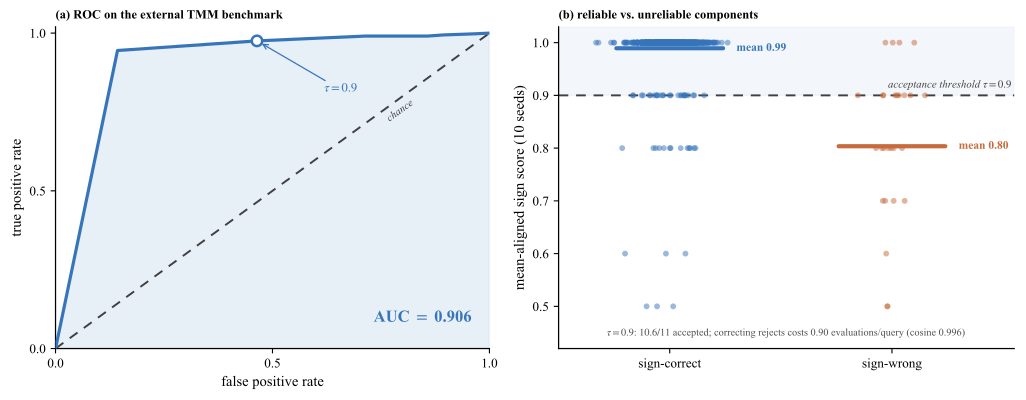

Recreate this plot in Python.
# -*- coding: utf-8 -*-
# fig_extbench (2 panels) for the thin-film transfer-matrix (TMM) benchmark.
# (a) ROC of the sign-agreement gate predicting whether each surrogate gradient component
#     is sign-correct against the TMM gradient, pooled over query points.
# (b) sign-agreement separated by sign-correct vs sign-wrong components, with the trust threshold.
import os
os.environ['KMP_DUPLICATE_LIB_OK'] = 'TRUE'
import numpy as np
import matplotlib as mpl; mpl.use('Agg')
import matplotlib.pyplot as plt
from matplotlib.transforms import offset_copy
from sklearn.metrics import roc_curve, roc_auc_score
mpl.rcParams.update({'font.family': 'serif', 'font.serif': ['Times New Roman'], 'mathtext.fontset': 'stix',
    'pdf.fonttype': 42, 'ps.fonttype': 42, 'axes.spines.top': False, 'axes.spines.right': False,
    'axes.labelsize': 10.5, 'xtick.labelsize': 9.5, 'ytick.labelsize': 9.5, 'legend.fontsize': 8.5, 'axes.linewidth': 0.9})
DIR = os.path.dirname(os.path.abspath(__file__)); GRN = '#3775BA'; ACC = '#C76B3C'; SIG = '#3775BA'; NEU = '#4D4D4D'
REF = '#404040'; REF_DASH = (0, (5, 4)); REF_LW = 1.4  # unified reference/guide-line style (chance + threshold)
d = np.load(os.path.join(DIR, 'extbench_tmm.npz'))

# Recompute the operational, mean-aligned sign score used in the revised paper.
# The frozen extbench archive stores the earlier modal-vote score; the rebuilt
# member-gradient archive makes the three modal/mean mismatches auditable.
member_candidates = [
    os.path.join(DIR, 'external_members_tmm_easy.npz'),
    os.path.join(DIR, '..', 'external_members_tmm_easy.npz'),
    os.path.join(DIR, '..', '..', 'reproducibility_update',
                 'external_members_tmm_easy.npz'),
]
member_path = next((p for p in member_candidates if os.path.exists(p)), None)
if member_path is None:
    raise FileNotFoundError('external_members_tmm_easy.npz is required')
dm = np.load(member_path)
g_members = dm['member_gradients']
g_mean = g_members.mean(axis=1)
g_ref = dm['reference_gradients']
sa = (np.sign(g_members) == np.sign(g_mean)[:, None, :]).mean(axis=1).ravel()
corr = (np.sign(g_mean) == np.sign(g_ref)).astype(int).ravel()

auc = float(roc_auc_score(corr, sa)); tau = float(d['tau'])
ntr = float(d['n_trust_mean']); K = int(d['K']); cos_ad = float(d['cos_ad'])

fig, (a, b) = plt.subplots(1, 2, figsize=(10.4, 4.1), gridspec_kw={'width_ratios': [1.0, 1.05]})

# (a) ROC -- shaded area shows the AUC; the operating point sits at the trust threshold tau
fpr, tpr, thr = roc_curve(corr, sa)
a.fill_between(fpr, tpr, color=SIG, alpha=0.12, zorder=1)
a.plot(fpr, tpr, '-', color=SIG, lw=2.3, zorder=3, solid_capstyle='round')
a.plot([0, 1], [0, 1], color=REF, ls=REF_DASH, lw=REF_LW, zorder=2)
j = int(np.argmin(np.abs(thr - tau)))
a.plot(fpr[j], tpr[j], 'o', ms=7.5, mfc='white', mec=SIG, mew=1.8, zorder=4)
a.annotate(rf'$\tau={tau}$', xy=(fpr[j], tpr[j]),
           xytext=(fpr[j] + 0.155, tpr[j] - 0.155),
           fontsize=9.0, color=SIG, va='center', ha='left',
           arrowprops=dict(arrowstyle='->', color=SIG, lw=0.9,
                           shrinkA=1, shrinkB=4))
a.text(0.96, 0.07, f'AUC $=$ {auc:.3f}', ha='right', va='bottom', fontsize=12,
       color=SIG, fontweight='bold')
a.set_xlabel('false positive rate'); a.set_ylabel('true positive rate')
a.set_xlim(0, 1); a.set_ylim(0, 1.02)
a.set_xticks([0, 0.5, 1]); a.set_yticks([0, 0.5, 1])
a.set_title('(a) ROC on the external TMM benchmark',
            loc='left', fontsize=9.0, fontweight='bold')

# (b) separation -- trusted band, jittered points, and a coloured mean line per group
b.axhspan(tau, 1.03, color=GRN, alpha=0.06, zorder=0)
b.axhline(tau, color=REF, ls=REF_DASH, lw=REF_LW, zorder=2)
# horizontal guide-line convention: right-aligned, hugging the line ~3pt above
b_thr_tr = offset_copy(b.get_yaxis_transform(), fig=fig, x=-2, y=3, units='points')
b.text(1.0, tau, rf'acceptance threshold $\tau={tau}$', transform=b_thr_tr,
       ha='right', va='bottom', fontsize=7.8, fontstyle='italic', color=REF, zorder=6)
rng = np.random.default_rng(0)
grp = [('sign-correct', sa[corr == 1], GRN), ('sign-wrong', sa[corr == 0], ACC)]
for i, (lab, vals, col) in enumerate(grp):
    if not len(vals):
        continue
    b.scatter(i + 0.085 * rng.standard_normal(len(vals)), vals, s=18, c=col,
              edgecolors='none', alpha=0.5, zorder=3)
    m = float(vals.mean())
    b.plot([i - 0.24, i + 0.24], [m, m], '-', color=col, lw=3.0, zorder=5, solid_capstyle='round')
    b.annotate(f'mean {m:.2f}', xy=(i + 0.24, m), xytext=(i + 0.30, m),
               va='center', ha='left', fontsize=8.3, color=col, fontweight='bold')
b.set_xticks([0, 1]); b.set_xticklabels([g[0] for g in grp]); b.set_xlim(-0.5, 1.55)
b.set_ylabel('mean-aligned sign score (10 seeds)'); b.set_ylim(0.42, 1.03)
b.text(0.5, 0.028,
       rf'$\tau={tau}$: ${ntr:.1f}/{K}$ accepted; correcting rejects costs 0.90 evaluations/query '
       rf'(cosine {cos_ad:.3f})',
       transform=b.transAxes, fontsize=7.4, va='bottom', ha='center', color=NEU)
b.set_title('(b) reliable vs. unreliable components', loc='left',
            fontsize=9.0, fontweight='bold')

fig.tight_layout()

# diagonal ref-line label: rotate to match the rendered y=x slope, sit just below it,
# ~half-char gap, near the upper-right (consistent with Fig 9).
fig.canvas.draw()  # finalise layout so transData reflects the rendered axes
_p0 = a.transData.transform((0.0, 0.0)); _p1 = a.transData.transform((1.0, 1.0))
_ang = float(np.degrees(np.arctan2(_p1[1] - _p0[1], _p1[0] - _p0[0])))
_rad = np.radians(_ang); _gap = 4.0  # ~half-char gap, perpendicular below the line (pts)
_chk = offset_copy(a.transData, fig=fig, x=_gap * np.sin(_rad), y=-_gap * np.cos(_rad),
                   units='points')
XM = 0.78
a.text(XM, XM, 'chance', transform=_chk, rotation=_ang, rotation_mode='anchor',
       ha='center', va='top', fontsize=7.6, color=REF, fontstyle='italic', zorder=6)

for ext in ('pdf', 'png'):
    fig.savefig(os.path.join(DIR, f'fig_extbench.{ext}'), dpi=320, bbox_inches='tight')
print('wrote fig_extbench.pdf/.png ; AUC', round(auc, 3), 'trusted', round(ntr, 1), '/', K)
